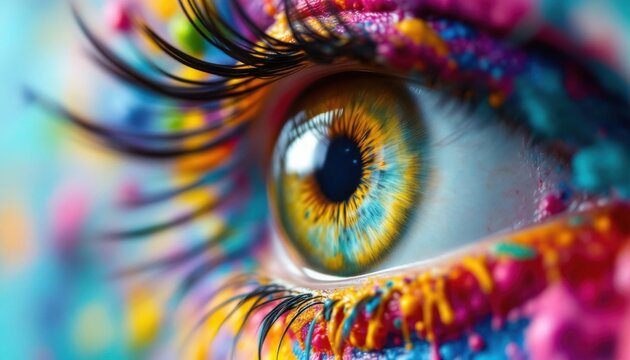
#> input picture jan22/eye.jpg, 630 x 360 px
$ jupyter execute jan22.ipynb   (shell and % lines are left out)
#> lines starting #> are read from the running program, lines starting #| are printed output that depends on the picture; after the words box and inside, x2 and y2 are one past the last pixel; in counts of white or black regions, pixels touching at a corner belong together; long printed decimals are rounded
[cell 1]
import cv2
import numpy as np
from matplotlib import pyplot as plt

[cell 2]
clrimage = cv2.imread('eye.jpg')
#> clrimage is the input picture: shape (360, 630, 3); mean B, G, R 114, 111.7, 120.4

# Convert to RGB
clrimage_rgb = cv2.cvtColor(clrimage, cv2.COLOR_BGR2RGB)

plt.figure(figsize=(10, 4))

# BGR image (incorrect colors)
plt.subplot(1, 2, 1)
plt.imshow(clrimage)
plt.title('BGR Image (OpenCV)')
plt.axis('off')

# RGB image (correct colors)
plt.subplot(1, 2, 2)
plt.imshow(clrimage_rgb)
plt.title('RGB Image (Matplotlib)')
plt.axis('off')

plt.show()
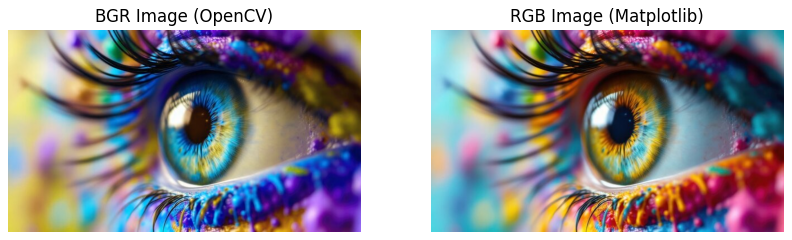
#> figure drawn by matplotlib, 2 panels; B, G, R data is drawn as R, G, B

[cell 3]
clrimage = cv2.imread('eye.jpg')
plt.imshow(clrimage)
plt.title('Eye Original Image')
plt.axis('off')
plt.show()

[cell 4]
#read image in grayscale
image = cv2.imread('eye.jpg',cv2.IMREAD_GRAYSCALE)
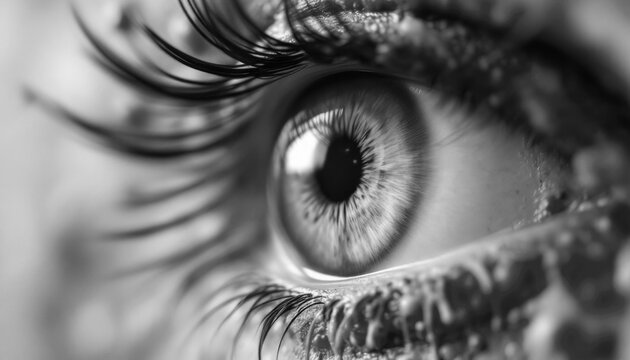
#> image: shape (360, 630); min 0, max 255, mean 114.6

[cell 5]
print ("image shape (rows, columns): ", image.shape)
#| image shape (rows, columns):  (360, 630)
print("Pixel value at (0,0): ", image[40, 40])
#| Pixel value at (0,0):  202

[cell 6]
plt.imshow(image, cmap='gray')
plt.title('Eye Grayscale Image')
plt.axis('off')
plt.show()

properties of image

[cell 7]
image1 = cv2.imread('eye.jpg')
rgb_image1 = cv2.cvtColor(image1, cv2.COLOR_BGR2RGB)
gray_image1 = cv2.cvtColor(image1, cv2.COLOR_BGR2GRAY)
_, binary_image = cv2.threshold(gray_image1, 127, 255, cv2.THRESH_BINARY)
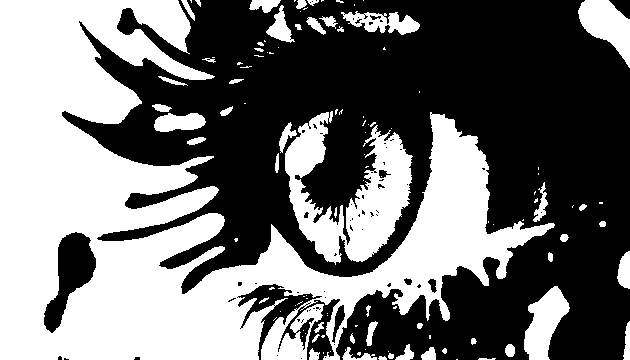
#> binary_image: shape (360, 630); 44.9% white; 115 white regions (64 under 20 px), largest, box (x1, y1, x2, y2) and area: (0, 0, 555, 360) 82659, (285, 111, 413, 265) 9121, (524, 286, 570, 360) 1923

[cell 8]
print("----Image Properties----")
print("Color Image Shape(H, W, C):", rgb_image1.shape)
#| Color Image Shape(H, W, C): (360, 630, 3)
print("Grayscale Image Shape(H, W):", gray_image1.shape)
#| Grayscale Image Shape(H, W): (360, 630)
print("Image data type:", rgb_image1.dtype)
#| Image data type: uint8
print("Total number of pixels in Color Image:", rgb_image1.size)
#| Total number of pixels in Color Image: 680400
print("Pixel value Range",rgb_image1.min(),"to", rgb_image1.max())
#| Pixel value Range 0 to 255
print("Average Pixel Intensity:", np.mean(image1))
#| Average Pixel Intensity: 115.355

Display images using subplots

[cell 9]
plt.figure(figsize=(12, 4))

plt.subplot(1, 3, 1)
plt.imshow(rgb_image1)
plt.title('Color Image (RGB)')
plt.axis('off')

plt.subplot(1, 3, 2)
plt.imshow(gray_image1, cmap='gray')
plt.title('Grayscale Image')
plt.axis('off')

plt.subplot(1, 3, 3)
plt.imshow(binary_image, cmap='gray')
plt.title('Binary Image')
plt.axis('off')

plt.show()
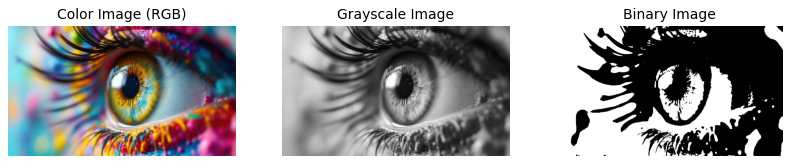
#> figure drawn by matplotlib, 3 panels

CONVERSION OF IMAGES

[cell 10]
image2 = cv2.imread('eye.jpg')
rgb_image2 = cv2.cvtColor(image2, cv2.COLOR_BGR2RGB) #bgr -> rgb
gray_image2 = cv2.cvtColor(image2, cv2.COLOR_BGR2GRAY) #bgr -> gray
hsv_image2 = cv2.cvtColor(image2, cv2.COLOR_BGR2HSV) #bgr -> hsv
#> hsv_image2: shape (360, 630, 3); mean H, S, V 90.4, 131.5, 149.6
lab_image2 = cv2.cvtColor(image2, cv2.COLOR_BGR2Lab) #bgr -> lab
#> lab_image2: shape (360, 630, 3); mean of channels 0, 1, 2 124.3, 135.2, 129.9
YCrCb_image2 = cv2.cvtColor(image2, cv2.COLOR_BGR2YCrCb) #bgr -> ycrcb
#> YCrCb_image2: shape (360, 630, 3); mean of channels 0, 1, 2 114.6, 132.2, 127.7
gray_bgr_image2 = cv2.cvtColor(gray_image2, cv2.COLOR_GRAY2BGR) #gray -> bgr
add_alpha = cv2.cvtColor(image2, cv2.COLOR_BGR2BGRA) #add alpha channel

plt.figure(figsize=(15, 10))

# Original BGR
plt.subplot(3, 3, 1)
plt.imshow(image2)
plt.title('BGR Image')
plt.axis('off')

# RGB
plt.subplot(3, 3, 2)
plt.imshow(rgb_image2)
plt.title('RGB Image')
plt.axis('off')

# Grayscale
plt.subplot(3, 3, 3)
plt.imshow(gray_image2, cmap='gray')
plt.title('Grayscale Image')
plt.axis('off')

# HSV
plt.subplot(3, 3, 4)
plt.imshow(cv2.cvtColor(hsv_image2, cv2.COLOR_HSV2RGB))
plt.title('HSV Image')
plt.axis('off')

# LAB
plt.subplot(3, 3, 5)
plt.imshow(cv2.cvtColor(lab_image2, cv2.COLOR_Lab2RGB))
plt.title('LAB Image')
plt.axis('off')

# YCrCb
plt.subplot(3, 3, 6)
plt.imshow(cv2.cvtColor(YCrCb_image2, cv2.COLOR_BGR2YCR_CB))
plt.title('YCrCb Image')
plt.axis('off')

# Gray to BGR
plt.subplot(3, 3, 7)
plt.imshow(gray_bgr_image2)
plt.title('Gray → BGR')
plt.axis('off')

# BGRA (alpha channel)
plt.subplot(3, 3, 8)
plt.imshow(add_alpha)
plt.title('BGRA Image')
plt.axis('off')

plt.show()
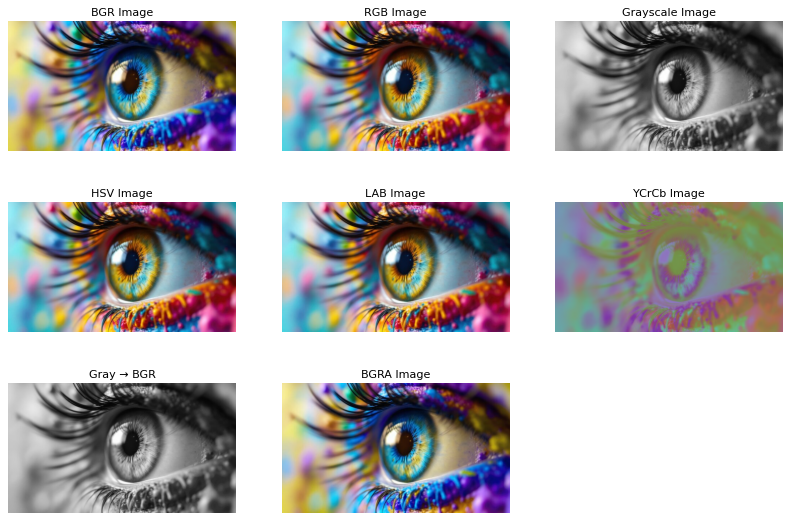
#> figure drawn by matplotlib, 8 panels; B, G, R data is drawn as R, G, B

28 JAN

[cell 11]
image3 = cv2.imread('eye.jpg')
image4 = cv2.cvtColor(image3, cv2.COLOR_BGR2RGB)

#3D array representation
print("Image shape (H, W, C):", image3.shape)
#| Image shape (H, W, C): (360, 630, 3)

#Access pixel value
b, g, r = image3[100, 100]
#> b = 222; g = 202; r = 167
print("Pixel value at (100, 100) - R:", r, "G:", g, "B:", b)
#| Pixel value at (100, 100) - R: 167 G: 202 B: 222

#Access pixel value in RGB image
r, g, b = image4[100, 100]
print("Pixel value at (100, 100) - R:", r, "G:", g, "B:", b)
#| Pixel value at (100, 100) - R: 167 G: 202 B: 222

#Display image using subplots
plt.figure(figsize=(12, 4))

plt.subplot(1, 3, 1)
plt.imshow(image3)
plt.title('BGR of input image')
plt.axis('off')

plt.subplot(1, 3, 2)
plt.imshow(image4)
plt.title('RGB of input image')
plt.axis('off')
plt.show()
#> figure, not shown here; B, G, R data is drawn as R, G, B

[cell 12]
#USe case : Detecting specific color in the image
image5 = cv2.imread('traffic_light_006.jpg')
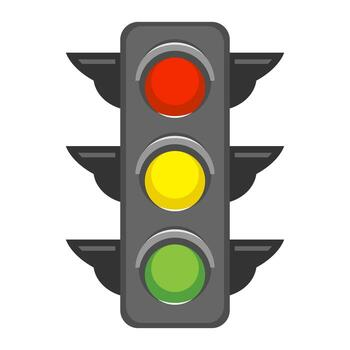
#> input picture jan22/traffic_light_006.jpg, 350 x 350 px
#> image5 is the input picture: shape (350, 350, 3); mean B, G, R 190.6, 199.4, 202.6
image6 = cv2.cvtColor(image5, cv2.COLOR_BGR2RGB)
hsv = cv2.cvtColor(image5, cv2.COLOR_BGR2HSV)
#> hsv: shape (350, 350, 3); mean H, S, V 5.4, 16.7, 204.3

lower_red = np.array([0, 120, 70])
upper_red = np.array([10, 255, 255])

mask = cv2.inRange(hsv, lower_red, upper_red)
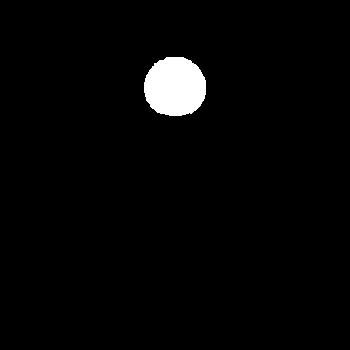
#> mask: shape (350, 350); 2.4% white; 1 white region, box (x1, y1, x2, y2) and area: (144, 57, 206, 116) 2954
result = cv2.bitwise_and(image5, image5, mask=mask)
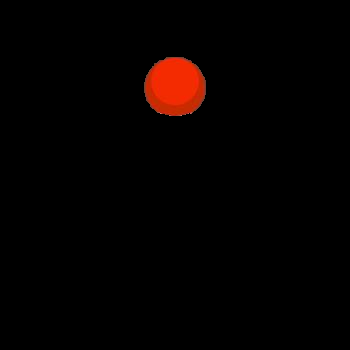
#> result: shape (350, 350, 3); mean B, G, R 0.2, 1.1, 5.3
plt.figure(figsize=(12, 4))

plt.subplot(1, 3, 1)
plt.imshow(image6)
plt.title('input image in RGB')
plt.axis('off')

plt.subplot(1, 3, 2)
plt.imshow(mask)
plt.title('Input image of red masked')
plt.axis('off')

plt.subplot(1, 3, 3)
plt.imshow(result)
plt.title('Result Image')
plt.axis('off')
plt.show()
#> figure, not shown here; B, G, R data is drawn as R, G, B

hsv value for color pallete with values. for color ,open cv documentaion

[cell 13]
#USe case : Detecting specific color in the image
image5 = cv2.imread('traffic_light_006.jpg')
image6 = cv2.cvtColor(image5, cv2.COLOR_BGR2RGB)
hsv = cv2.cvtColor(image5, cv2.COLOR_BGR2HSV)

#red            yellow         \Green
#0,120,70    20.120.100     32,120,70
#10,255,255  30,255,255     50,255,255
lower_red = np.array([20,120,100])
upper_red = np.array([30,255,255])

mask = cv2.inRange(hsv, lower_red, upper_red)
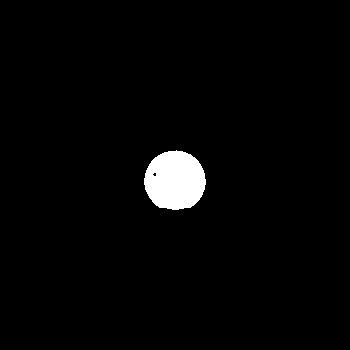
#> mask: shape (350, 350); 2.4% white; 1 white region, box (x1, y1, x2, y2) and area: (144, 150, 206, 210) 2895
result = cv2.bitwise_and(image5, image5, mask=mask)
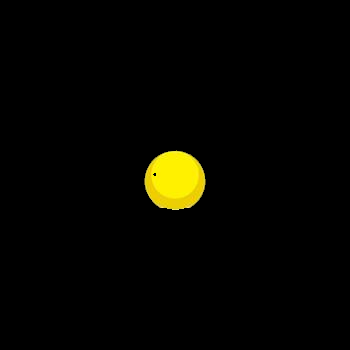
#> result: shape (350, 350, 3); mean B, G, R 0.2, 5.3, 5.7
plt.figure(figsize=(12, 4))

plt.subplot(1, 3, 1)
plt.imshow(image6)
plt.title('input image in RGB')
plt.axis('off')

plt.subplot(1, 3, 2)
plt.imshow(mask)
plt.title('Input image of red masked')
plt.axis('off')

plt.subplot(1, 3, 3)
plt.imshow(result)
plt.title('Result Image')
plt.axis('off')
plt.show()
#> figure, not shown here; B, G, R data is drawn as R, G, B
